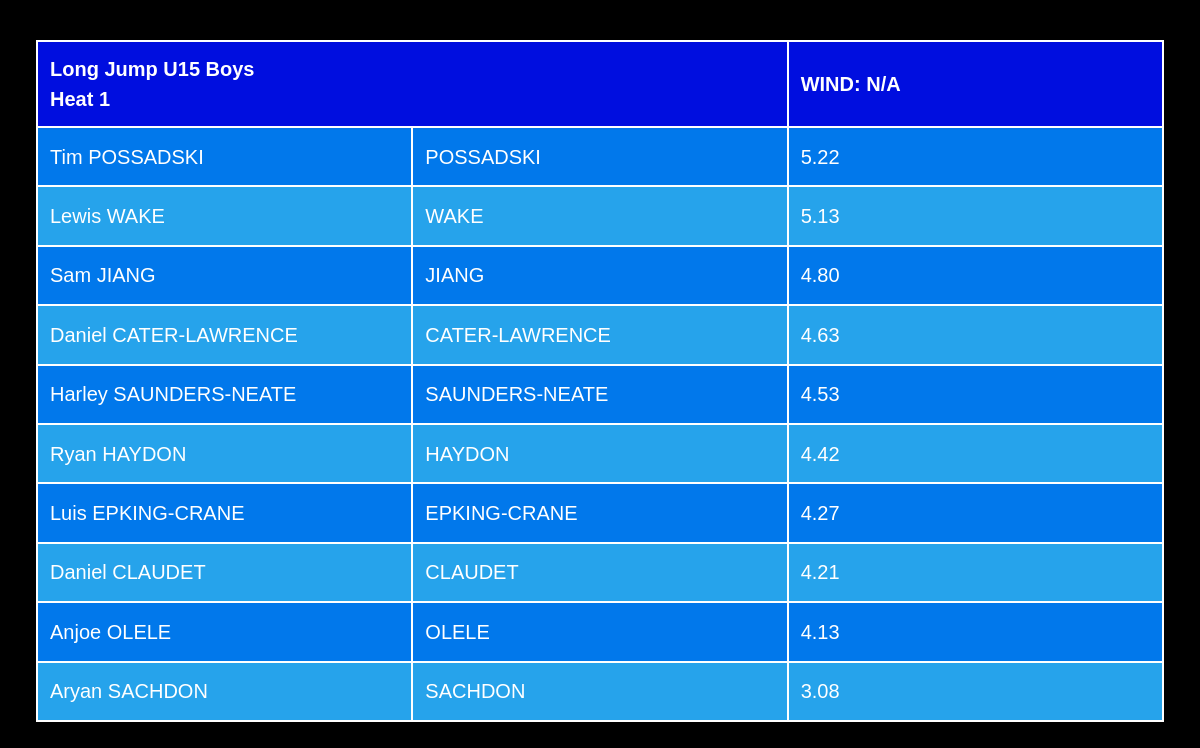
/latest_tables, run on the app's committed database.
### tables this page shows
CREATE TABLE "Long_Jump_U15_Boys" (
	id INTEGER NOT NULL, 
	position INTEGER, 
	bib_no INTEGER, 
	competition_order INTEGER, 
	first_name VARCHAR, 
	last_name VARCHAR, 
	team VARCHAR, 
	performance VARCHAR, 
	wind VARCHAR, 
	PRIMARY KEY (id)
);

### app.py (the view)
@app.route('/latest_tables')
def last_tables():
    tables_data = query_last_two_tables()
    print(tables_data)
    return render_template('latest_tables.html', tables=tables_data)

### app.py (called while the page is built)
def is_digit(value):
    return str(value).isdigit()

def get_db():
    db = getattr(g, '_database', None)
    if db is None:
        db = g._database = sqlite3.connect(DATABASE)
    return db

@app.teardown_appcontext
def close_connection(exception):
    db = getattr(g, '_database', None)
    if db is not None:
        db.close()

def query_last_two_tables():
    tables_data = {}
    last_tables = get_last_two_tables()
    db = get_db()
    cursor = db.cursor()
    print(last_tables)
    for table in last_tables:
        if table[0] is None:
            continue
        cursor.execute(f'SELECT * FROM "{table[0]}"')
        rows = cursor.fetchall()
        tables_data[table[0].replace("_", " ")] = {
            'event_type': table[2],
            'heat_no': table[1],
            'wind_value': table[3],
            'rows': rows,
        }
    return tables_data

### templates/latest_tables.html (shortened to what this page needs)
<!DOCTYPE html>
<html lang="en">
<head>
    {{ bootstrap.load_css() }}
    <link href="{{ url_for('static', filename='slick/slick-theme.css') }}" rel="stylesheet">
    <link href="{{ url_for('static', filename='slick/slick.css') }}" rel="stylesheet">
</head>
<body>
    <div class="slider container-fluid">
        {% for table_name, table_data in tables.items() %}
        <div class="table-container mx-4 my-4">
            <table>
                <thead>
                    <tr>
                        <th colspan="2">{{ table_name }}<br> Heat {{ table_data.heat_no }}</th>
                        <th>WIND: {{ table_data.wind_value }}</th>
                    </tr>
                </thead>
                <tbody>
                    {% for row in table_data.rows %}
                    <tr>
                        <td>
                            {% if row[3] | is_digit %}
                                {{ row[4] }} {{ row[5] }}
                            {% else %}
                                {{ row[3] }} {{ row[4] }}
                            {% endif %}
                        </td>
                        <td>
                            {{ row[5] }}
                        </td>
                        <td>{{ row[6] if table_data.event_type=="track" else row[7] }}</td>
                    </tr>
                    {% endfor %}
                </tbody>
            </table>
        </div>
        {% endfor %}
    </div>
</body>
</html>

### templates/latest_tables.html (style rules this page uses)
body { font-family: Arial, sans-serif; height: 100vh; margin: 0; padding: 0; background-color: #000; color: #fff; overflow: hidden; }
.table-container { display: flex; justify-content: center; align-items: center; max-height: calc(100vh - 50px); overflow-y: auto; }
.table-container table { width: 100%; table-layout: fixed; }
table { width: 100%; border-collapse: collapse; margin: 2vh 0; font-size: 2.5vh; }
th, td { border: 0.2vw solid #fff; padding: 1vw; text-align: left; }
th { background-color: #000edf; }
tr:nth-child(even) { background-color: #26a3eb; }
tr:nth-child(odd) { background-color: #0178eb; }

### data on the page
Long_Jump_U15_Boys: first_name "Tim", last_name "POSSADSKI", performance "5.22"
Long_Jump_U15_Boys: first_name "Lewis", last_name "WAKE", performance "5.13"
Long_Jump_U15_Boys: first_name "Sam", last_name "JIANG", performance "4.80"
Long_Jump_U15_Boys: first_name "Daniel", last_name "CATER-LAWRENCE", performance "4.63"
Long_Jump_U15_Boys: first_name "Harley", last_name "SAUNDERS-NEATE", performance "4.53"
Long_Jump_U15_Boys: first_name "Ryan", last_name "HAYDON", performance "4.42"
Long_Jump_U15_Boys: first_name "Luis", last_name "EPKING-CRANE", performance "4.27"
Long_Jump_U15_Boys: first_name "Daniel", last_name "CLAUDET", performance "4.21"
Long_Jump_U15_Boys: first_name "Anjoe", last_name "OLELE", performance "4.13"
Long_Jump_U15_Boys: first_name "Aryan", last_name "SACHDON", performance "3.08"

### other printed values
{{ table_name }} "Long Jump U15 Boys"
{{ table_data.heat_no }} "1"
{{ table_data.wind_value }} "N/A"
